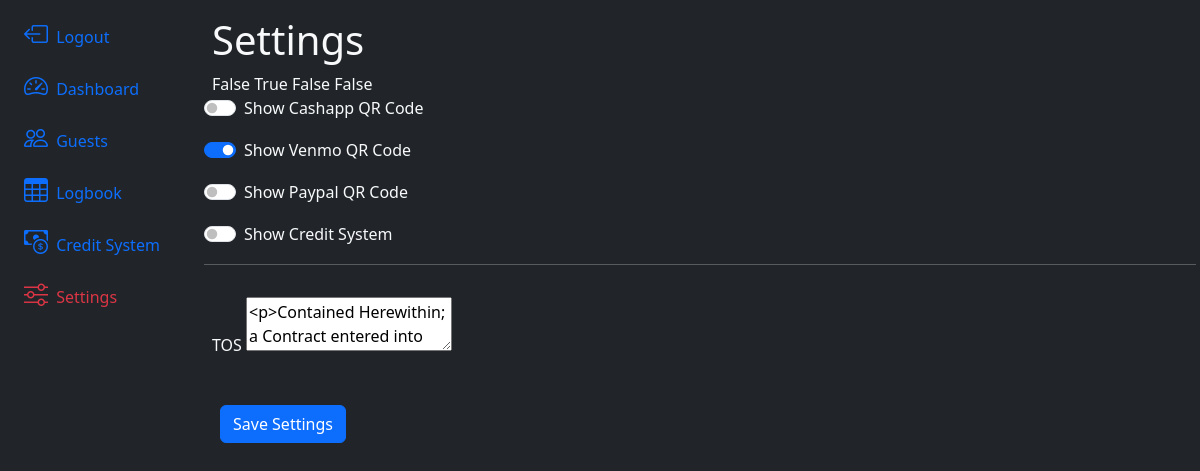
The app's page /settings/ (signed in), older data.
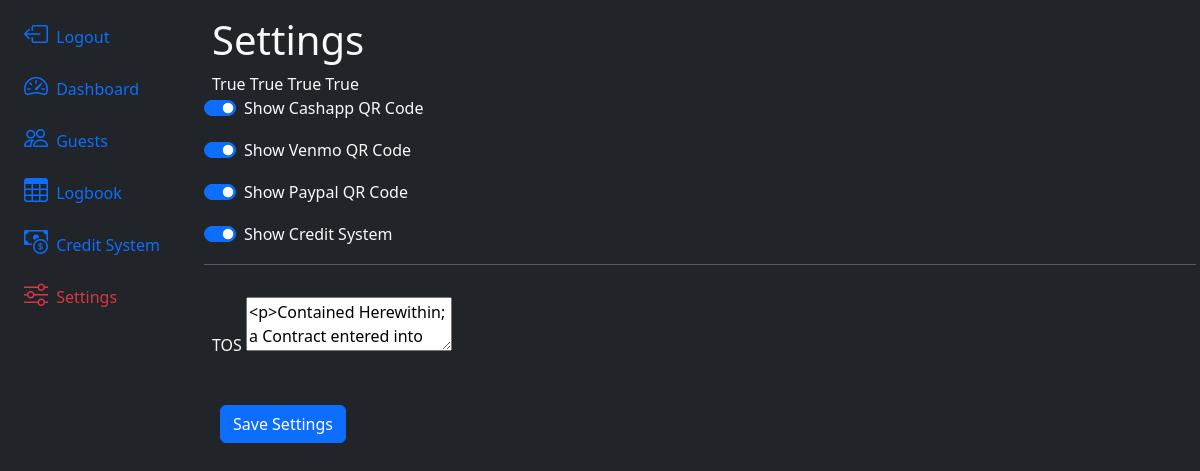
The same page, newer data.
### app/models.py (models this page shows)
@dataclass
class Setting(db.Model):
    id:int = db.Column(db.Integer, primary_key=True)
    tos:str  = db.Column(db.String())
    tos_updated:str = db.Column(db.String(100))
    checkInCooldownSeconds:int = db.Column(db.Integer, default=60)
    show_cashapp:bool = db.Column(db.Boolean(), default=False)
    show_paypal:bool = db.Column(db.Boolean(), default=False)
    show_venmo:bool = db.Column(db.Boolean(), default=False)
    show_credit:bool = db.Column(db.Boolean(), default=False)

### app/routes.py (the view, shortened to what this page needs)
@app.route('/settings/', methods=['GET', 'POST'])
@login_required
def settings():
    return render_template('settings.html', setting=Setting.query.first())

### app/models.py (called while the page is built)
@login_manager.user_loader
def load_user(user_id):
    return Guest.query.get(int(user_id))

### app/templates/settings.html (shortened to what this page needs)
{% extends 'layout.html' %}
{% block content %}
<h1>Settings</h1>
{{setting.show_cashapp}}
{{setting.show_venmo}}
{{setting.show_paypal}}
{{setting.show_credit}}
<form class="row g-3" method="post">
    <div class="form-check form-switch">
        <input class="form-check-input" type="checkbox" role="switch" id="pay_cashapp" name="pay_cashapp" {% if setting.show_cashapp %} checked {% endif %}>
        <label class="form-check-label" for="pay_cashapp">Show Cashapp QR Code</label>
      </div>
      <div class="form-check form-switch">
        <input class="form-check-input" type="checkbox" role="switch" id="pay_venmo" name="pay_venmo"{% if setting.show_venmo %} checked {% endif %}>
        <label class="form-check-label" for="pay_venmo">Show Venmo QR Code</label>
      </div>
      <div class="form-check form-switch">
        <input class="form-check-input" type="checkbox" role="switch" id="pay_paypal" name="pay_paypal"{% if setting.show_paypal %} checked {% endif %}>
        <label class="form-check-label" for="pay_paypal">Show Paypal QR Code</label>
      </div>
      <div class="form-check form-switch">
        <input class="form-check-input" type="checkbox" role="switch" id="pay_credit" name="pay_credit"{% if setting.show_credit %} checked {% endif %}>
        <label class="form-check-label" for="pay_credit">Show Credit System</label>
      </div>
    <hr>
    <div class="mb-3">
        <label for="tos" class="form-label">TOS</label>
        <textarea id="tos" name="tos">{{setting.tos}}</textarea>
    </div>
    <div class="d-flex">
        <div class=" p-2">
            <button type="submit" type="submit" class="btn btn-primary">Save Settings</button>
        </div>
    </div>
  </form>
{% endblock content %}

### app/templates/layout.html (shortened to what this page needs)
<!doctype html>
<html lang="en">
<head>
    <link href="https://cdn.jsdelivr.net/npm/bootstrap@5.3.3/dist/css/bootstrap.min.css" rel="stylesheet"
>
    <link rel="stylesheet" href="https://cdn.jsdelivr.net/npm/bootstrap-icons@1.11.3/font/bootstrap-icons.min.css">
    <link rel="stylesheet" href="https://cdn.jsdelivr.net/npm/bootstrap-table@1.23.2/dist/bootstrap-table.min.css">
</head>
<body>
    <div class="container-fluid">
        <div class="row flex-nowrap">
            <div class="col-auto col-md-3 col-xl-2 px-sm-2 px-0 bg-dark">
                <div class="d-flex flex-column align-items-center align-items-sm-start px-3 pt-2 text-white min-vh-100">
                    <ul class="nav nav-pills flex-column mb-sm-auto mb-0 align-items-center align-items-sm-start"
                        id="menu">
                            <a href="/logout" class="nav-link align-middle px-0">
                                <i class="fs-4 bi-box-arrow-left"></i> <span class="ms-1 d-none d-sm-inline">Logout</span>
                            </a>
                        <li class="nav-item">
                            <a href="/dashboard"
                                class="nav-link align-middle px-0 {% if request.endpoint == 'dashboard' %}text-danger{% endif %}">
                                <i class="fs-4 bi-speedometer2"></i> <span class="ms-1 d-none d-sm-inline">Dashboard</span>
                            </a>
                        </li>
                        <li class="nav-item">
                            <a href="/guests"
                                class="nav-link px-0 align-middle {% if request.endpoint == 'guests' %}text-danger{% endif %}">
                                <i class="fs-4 bi-people"></i> <span class="ms-1 d-none d-sm-inline">Guests</span>
                            </a>
                        </li>
                        <li class="nav-item">
                            <a href="/logbook"
                                class="nav-link px-0 align-middle {% if request.endpoint == 'logbook' %}text-danger{% endif %}">
                                <i class="fs-4 bi-table "></i> <span class="ms-1 d-none d-sm-inline">Logbook</span></a>
                        </li>
                            <a href="/credits"
                                class="nav-link px-0 align-middle {% if request.endpoint == 'credits' %}text-danger{% endif %}">
                                <i class="fs-4 bi-cash-coin "></i> <span class="ms-1 d-none d-sm-inline">Credit System</span></a>
                        <li class="nav-item">
                            <a href="/settings"
                                class="nav-link px-0 align-middle {% if request.endpoint == 'settings' %}text-danger{% endif %}">
                                <i class="fs-4 bi-sliders "></i> <span class="ms-1 d-none d-sm-inline">Settings</span></a>
                        </li>
                    </ul>
                </div>
            </div>
            <div class="col py-3 bg-dark text-light">
                {% block content %}{% endblock %}
            </div>
        </div>
    </div>
</body>
</html>

Row changes from the older to the newer data that the page shows:
changed Setting "True": show_cashapp "False" → "True"; show_paypal "False" → "True"; show_credit "False" → "True"; show_cashapp "☐" → "☑"; show_paypal "☐" → "☑"; show_credit "☐" → "☑"
